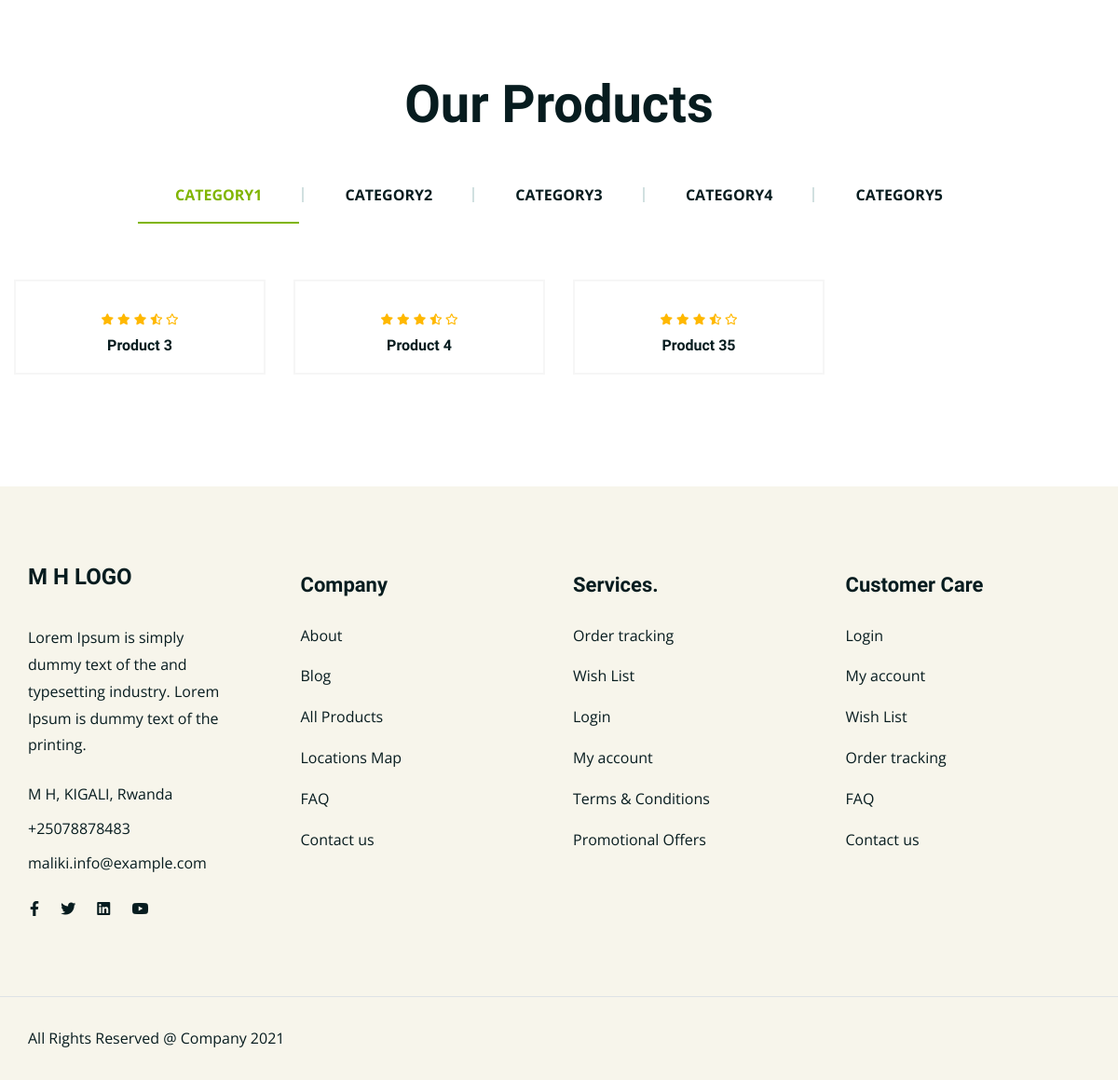
Before: / (lower part) with the older database file.
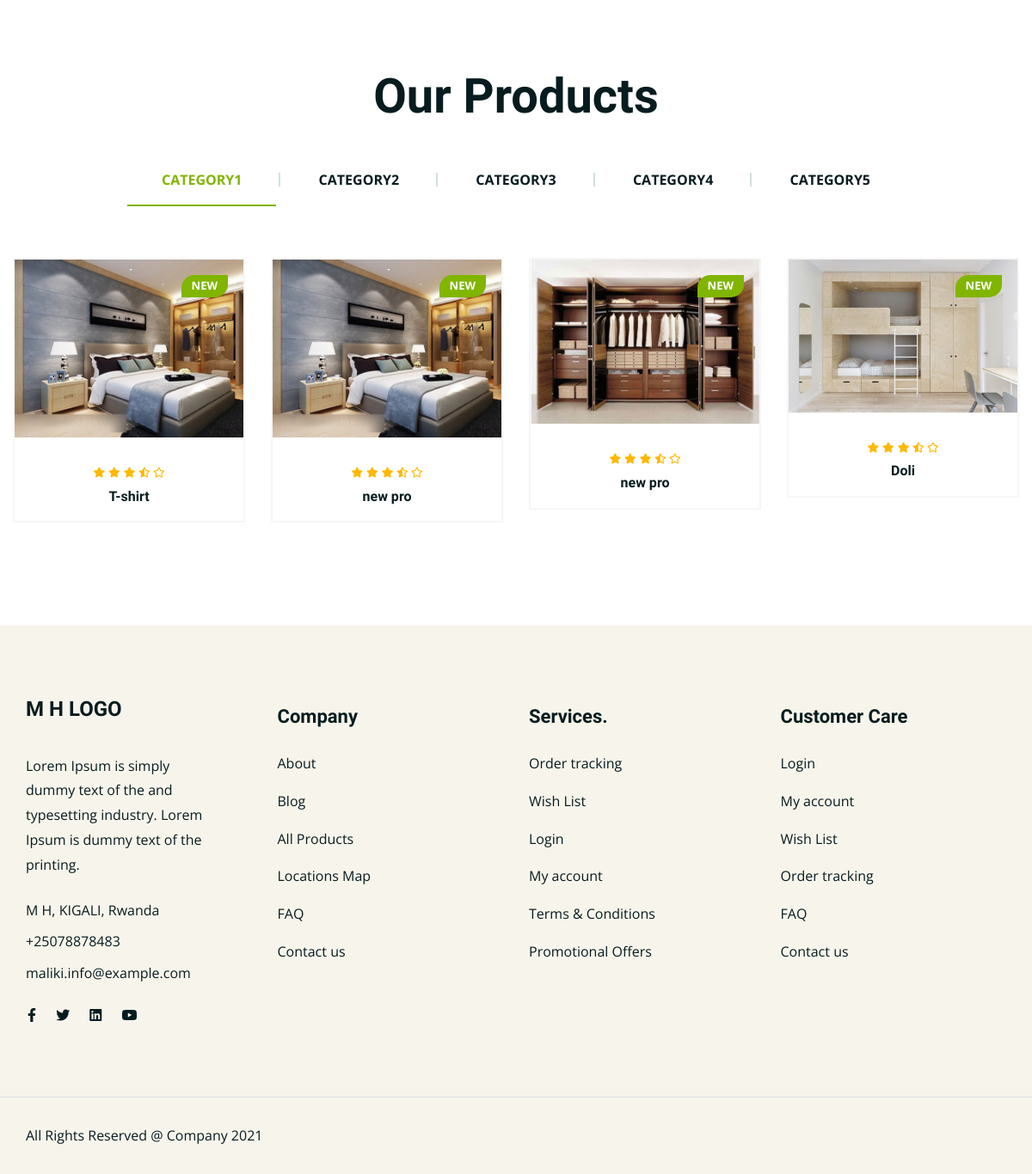
After: the same page with the newer database file.
### products/models.py (models this page shows, shortened)
class Product(models.Model):
    PRODUCT_CATEGORY = (
        ('category1', 'category1'), ('category2', 'category2'),
        ('category3', 'category3'), ('category4', 'category4'),
        ('category5', 'category5'),
    )
    product_name = models.CharField(max_length=100)
    product_description = models.TextField(max_length=255, blank=True, null=True)
    category = models.CharField(max_length=50, choices=PRODUCT_CATEGORY, default='category1')

class ProductImage(models.Model):
    product = models.ForeignKey(Product, on_delete=models.CASCADE, related_name='product_image')
    image = models.ImageField(upload_to='ProductImage')
    is_featured = models.BooleanField(default=False)
    class Meta:
        verbose_name = 'Product Image'
        verbose_name_plural = 'Product Images'

### products/views.py (the view)
# urls.py: path('', homePage, name='homepage'),
def homePage(request):
    category1 = Product.objects.filter(category='category1')
    category2 = Product.objects.filter(category='category2')
    category3 = Product.objects.filter(category='category3')
    category4 = Product.objects.filter(category='category4')
    category5 = Product.objects.filter(category='category5')
    context = {
        'category1': category1,
        'category2': category2,
        'category3': category3,
        'category4': category4,
        'category5': category5,
    }
    return render(request, 'index.html', context)

### products/templates/index.html (shortened to what this page needs)
{% extends 'base.html' %}
{% load static %}
{% block headerContent %}
    {% load static %}
{% endblock %}
{% block content %}
    <div class="ltn__product-tab-area ltn__product-gutter pt-85 pb-70">
        <div class="container">
            <div class="row">
                <div class="col-lg-12">
                    <div class="section-title-area ltn__section-title-2 text-center">
                        <h1 class="section-title" id="products">Our Products</h1>
                    </div>
                    <div class="ltn__tab-menu ltn__tab-menu-2 ltn__tab-menu-top-right-- text-uppercase text-center">
                        <div class="nav">
                            <a class="active show" data-toggle="tab" href="#category1">Category1</a>
                            <a data-toggle="tab" href="#category2" class="">Category2</a>
                            <a data-toggle="tab" href="#category3" class="">Category3</a>
                            <a data-toggle="tab" href="#category4" class="">Category4</a>
                            <a data-toggle="tab" href="#category5" class="">Category5</a>
                        </div>
                    </div>
                    <div class="tab-content">
                        <div class="tab-pane fade active show" id="category1">
                            <div class="ltn__product-tab-content-inner">
                                <div class="row">
                                  {% for categor1 in category1 %}
                                      <div class="col-xl-3 col-sm-6 col-6">
                                        <div class="ltn__product-item ltn__product-item-3 text-center">
                                            <div class="product-img">
                                                {% for image in categor1.product_image.all %}
                                                    {% if image.is_featured %}
                                                        <a href="{% url 'product_details' categor1.id %}"><img src="{{ image.image.url }}" alt="#"></a>
                                                    {% endif %}
                                                {% endfor %}
                                                <div class="product-badge">
                                                    <ul>
                                                        <li class="sale-badge">New</li>
                                                    </ul>
                                                </div>
                                            </div>
                                            <div class="product-info">
                                                <div class="product-ratting">
                                                    <ul>
                                                        <li><a href="#"><i class="fas fa-star"></i></a></li>
                                                        <li><a href="#"><i class="fas fa-star"></i></a></li>
                                                        <li><a href="#"><i class="fas fa-star"></i></a></li>
                                                        <li><a href="#"><i class="fas fa-star-half-alt"></i></a></li>
                                                        <li><a href="#"><i class="far fa-star"></i></a></li>
                                                    </ul>
                                                </div>
                                                <h2 class="product-title"><a href="{% url 'product_details' categor1.id %}">{{ categor1.product_name }}</a></h2>
                                            </div>
                                        </div>
                                    </div>
                                  {% endfor %}
                                </div>
                            </div>
                        </div>
                    </div>
                </div>
            </div>
        </div>
    </div>
{% endblock %}

### products/templates/base.html (shortened to what this page needs)
<!doctype html>
{% load static %}
<html class="no-js" lang="zxx">
<head>
    <link rel="stylesheet" href="https://pro.fontawesome.com/releases/v5.10.0/css/all.css"/>
    <link rel="stylesheet" href="{% static 'css/plugins.css' %}">
    <link rel="stylesheet" href="{% static 'css/style.css' %}">
    <link rel="stylesheet" href="{% static 'css/responsive.css' %}">
</head>
<body>
<div class="body-wrapper">
    {% block content %}
    {% endblock content%}
     <footer class="ltn__footer-area  ">
        <div class="footer-top-area  section-bg-1 plr--5">
            <div class="container-fluid">
                <div class="row">
                    <div class="col-xl-3 col-md-6 col-sm-6 col-12">
                        <div class="footer-widget footer-about-widget">
                            <div class="footer-logo mb-10">
                                <div class="site-logo">
                                    <h3>M H LOGO</h3>
                                </div>
                            </div>
                            <p>Lorem Ipsum is simply dummy text of the and typesetting industry. Lorem Ipsum is dummy text of the printing.</p>
                            <div class="footer-address">
                                <ul>
                                    <li>
                                        <div class="footer-address-info">
                                            <p>M H, KIGALI, Rwanda</p>
                                        </div>
                                    </li>
                                    <li>
                                        <div class="footer-address-info">
                                            <p><a href="tel:+0123-456789">+25078878483</a></p>
                                        </div>
                                    </li>
                                    <li>
                                        <div class="footer-address-info">
                                            <p><a href="mailto:example@example.com">maliki.info@example.com</a></p>
                                        </div>
                                    </li>
                                </ul>
                            </div>
                            <div class="ltn__social-media mt-20">
                                <ul>
                                    <li><a href="#" title="Facebook"><i class="fab fa-facebook-f"></i></a></li>
                                    <li><a href="#" title="Twitter"><i class="fab fa-twitter"></i></a></li>
                                    <li><a href="#" title="Linkedin"><i class="fab fa-linkedin"></i></a></li>
                                    <li><a href="#" title="Youtube"><i class="fab fa-youtube"></i></a></li>
                                </ul>
                            </div>
                        </div>
                    </div>
                    <div class="col-xl-3 col-md-6 col-sm-6 col-12">
                        <div class="footer-widget footer-menu-widget clearfix">
                            <h4 class="footer-title">Company</h4>
                            <div class="footer-menu">
                                <ul>
                                    <li><a href="#about.html">About</a></li>
                                    <li><a href="blog.html">Blog</a></li>
                                    <li><a href="#shop">All Products</a></li>
                                    <li><a href="#locations.html">Locations Map</a></li>
                                    <li><a href="#faq.html">FAQ</a></li>
                                    <li><a href="#contact.html">Contact us</a></li>
                                </ul>
                            </div>
                        </div>
                    </div>
                    <div class="col-xl-3 col-md-6 col-sm-6 col-12">
                        <div class="footer-widget footer-menu-widget clearfix">
                            <h4 class="footer-title">Services.</h4>
                            <div class="footer-menu">
                                <ul>
                                    <li><a href="#order-tracking.html">Order tracking</a></li>
                                    <li><a href="#wishlist.html">Wish List</a></li>
                                    <li><a href="#login.html">Login</a></li>
                                    <li><a href="#account.html">My account</a></li>
                                    <li><a href="#about.html">Terms & Conditions</a></li>
                                    <li><a href="#about.html">Promotional Offers</a></li>
                                </ul>
                            </div>
                        </div>
                    </div>
                    <div class="col-xl-3 col-md-6 col-sm-6 col-12">
                        <div class="footer-widget footer-menu-widget clearfix">
                            <h4 class="footer-title">Customer Care</h4>
                            <div class="footer-menu">
                                <ul>
                                    <li><a href="#login.html">Login</a></li>
                                    <li><a href="#account.html">My account</a></li>
                                    <li><a href="#wishlist.html">Wish List</a></li>
                                    <li><a href="#order-tracking.html">Order tracking</a></li>
                                    <li><a href="#faq.html">FAQ</a></li>
                                    <li><a href="#contact.html">Contact us</a></li>
                                </ul>
                            </div>
                        </div>
                    </div>
                </div>
            </div>
        </div>
        <div class="ltn__copyright-area ltn__copyright-2 section-bg-1 border-top  ltn__border-top-2--- plr--5">
            <div class="container-fluid">
                <div class="row">
                    <div class="col-md-6 col-12">
                        <div class="ltn__copyright-design clearfix">
                            <p>All Rights Reserved @ Company <span class="current-year"></span></p>
                        </div>
                    </div>
                </div>
            </div>
        </div>
     </footer>
</div>
</body>
</html>

### products/static/css/responsive.css (style rules this page uses)
@media (min-width: 1200px) { .container { max-width: 1200px; } }

Changed rows visible on the page:
no longer on this page (row edited): Product: product_name "Product 3"
no longer on this page (row edited): Product: product_name "Product 4"
no longer on this page (row edited): Product: product_name "Product 35"
now on this page (row edited): Product: product_name "T-shirt"
added ProductImage: image (picture), shown under "T-shirt"
added Product: product_name "new pro"
added ProductImage: image (picture), shown under "new pro"
added Product: product_name "new pro"
added ProductImage: image (picture), shown under "new pro"
added Product: product_name "Doli"
added ProductImage: image (picture), shown under "Doli"
